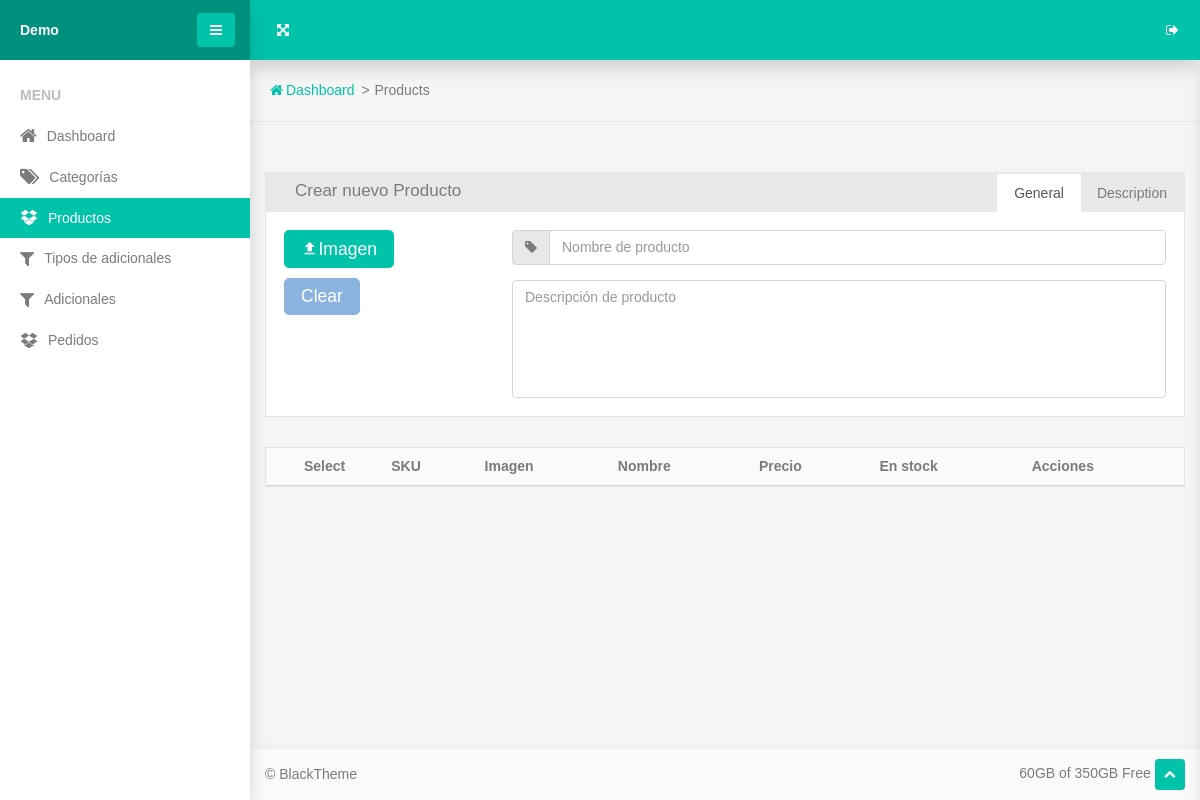
Before: /products/ with the older database file.
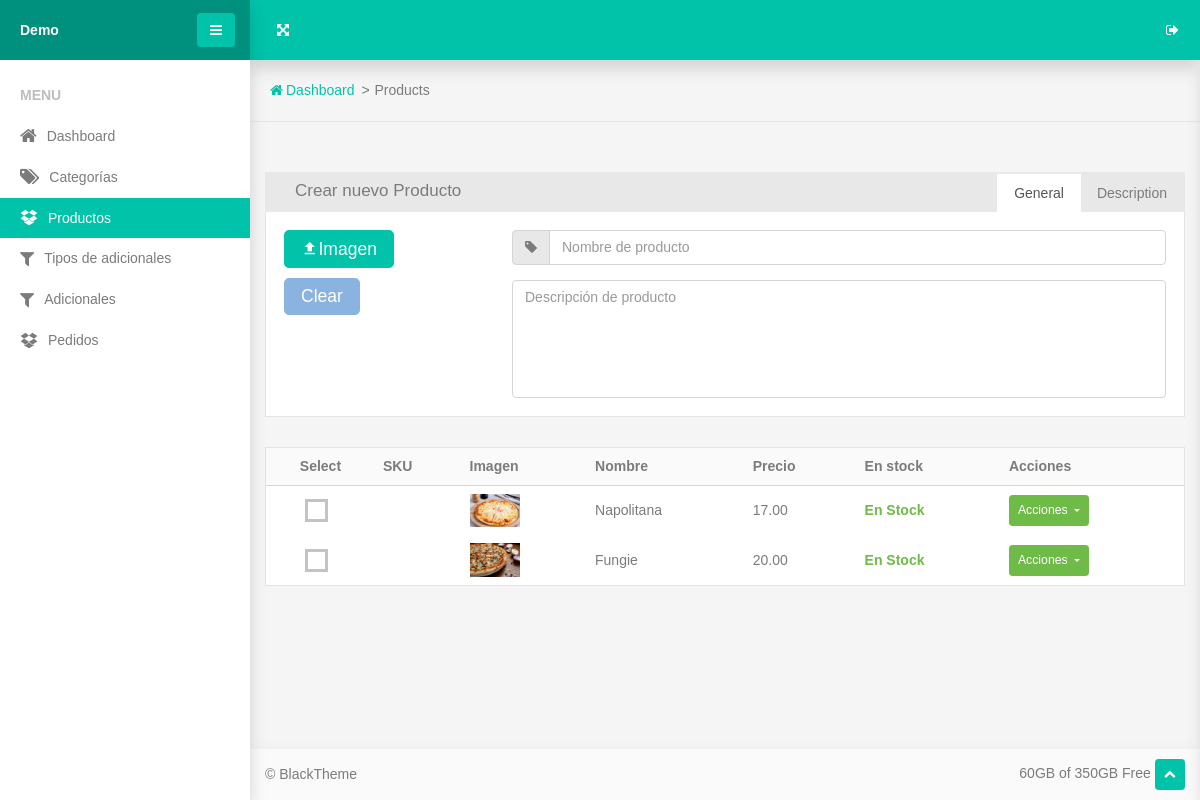
After: the same page with the newer database file.
### www/product/models.py (models this page shows, shortened)
class Product(models.Model):
    sku = models.CharField(max_length=100, blank=True, null=True)
    name = models.CharField(max_length=100)
    description = models.TextField(max_length=300, blank=True, null=True)
    category = models.ForeignKey('Category', on_delete=models.SET_NULL, null=True, blank=True, related_name='products')
    image = models.ImageField(blank=True, null=True)
    price = models.DecimalField(decimal_places=2, max_digits=7)
    in_stock = models.BooleanField(default=True)
    discount_price = models.DecimalField(blank=True, null=True, decimal_places=2, max_digits=7)

### www/views.py (the view)
# urls.py: path('products/', views.products, name='products'),
def products(req):
    form = forms.ProductForm()
    context = {
        'products': models.Product.objects.all(),
        'categories': models.Category.objects.all(),
        'form': form,
    }
    if req.method == 'GET':
        return render(req, 'www/products.html', context)
    elif req.method == 'POST':
        form = forms.ProductForm(req.POST, req.FILES)
        if form.is_valid():
            product = form.save()
            context['product'] = product
        return render(req, 'www/products.html', context)

### www/forms.py
class ProductForm(forms.ModelForm):
    class Meta:
        model = models.Product
        fields = '__all__'
        widgets = {
            'image': forms.FileInput(attrs={'class': 'tower-file-input'}),
            'name': forms.TextInput(attrs={'class': 'form-control', 'placeholder': 'Nombre de producto'}),
            'description': forms.Textarea(attrs={'class': 'form-control', 'placeholder': 'Descripción de producto', 'rows': '5'}),
            'sku': forms.TextInput(attrs={'class': 'form-control', 'placeholder': 'SKU'}),
            'category': forms.Select(attrs={'class': 'form-control', 'placeholder': 'Categoría'}),
            'price': forms.NumberInput(attrs={'class': 'form-control', 'placeholder': 'Precio', 'id': 'basic-addon2'}),
            'in_stock': forms.CheckboxInput(attrs={'class': 'custom-control-input'}),
        }

### www/product/models.py (called while the page is built)
    def __str__(self):
        return self.name

### www/templates/www/products.html (shortened to what the changed rows need)
{% extends "base.html" %}
{% load static %}
{% load www_tags %}
{% block content %}
      <section class="section-sm">
        <div class="container-fluid">
          <div class="panel">
            <div class="panel-body p-0">
              <div class="table-responsive">
                <table class="table table-sm table-borderless table-vertical-align">
                  <thead>
                    <tr class="border-bottom bg-lighter">
                      <th class="text-center">Select</th>
                      <th>SKU</th>
                      <th>Imagen</th>
                      <th>Nombre</th>
                      <th>Precio</th>
                      <th>En stock</th>
                      <th>Acciones</th>
                    </tr>
                  </thead>
                  <tbody>
                  {% for product in products %}
                    <tr>
                      <td class="text-center">
                        <div class="custom-control custom-checkbox custom-checkbox-light">
                        </div>
                      </td>
                      <td> {% if product.sku %}{{product.sku}}{% endif %} </td>
                      <td><img src="{{ product.image.url }}" width="50" height="50" alt=""></td>
                      <td>{{product.name}}</td>
                      <td>{{product.price}}</td>
                      {% if product.in_stock %}
                        <td class="text-success"><b>En Stock</b></td>
                      {% else %}
                      <td class="text-danger"><b>Agotado</b></td>
                      {% endif %}
                      <td>
                        <div class="dropdown">
                          <button class="btn dropdown-toggle btn-success btn-sm" data-toggle="dropdown"><span>Acciones</span>
                          </button>
                        </div>
                      </td>
                    </tr>
                  {% endfor %}
                  </tbody>
                </table>
              </div>
            </div>
          </div>
        </div>
      </section>
{% endblock content %}

Changed rows visible on the page:
added Product: image (picture), name "Napolitana", price "17.00", in_stock "En Stock"
added Product: image (picture), name "Fungie", price "20.00", in_stock "En Stock"
